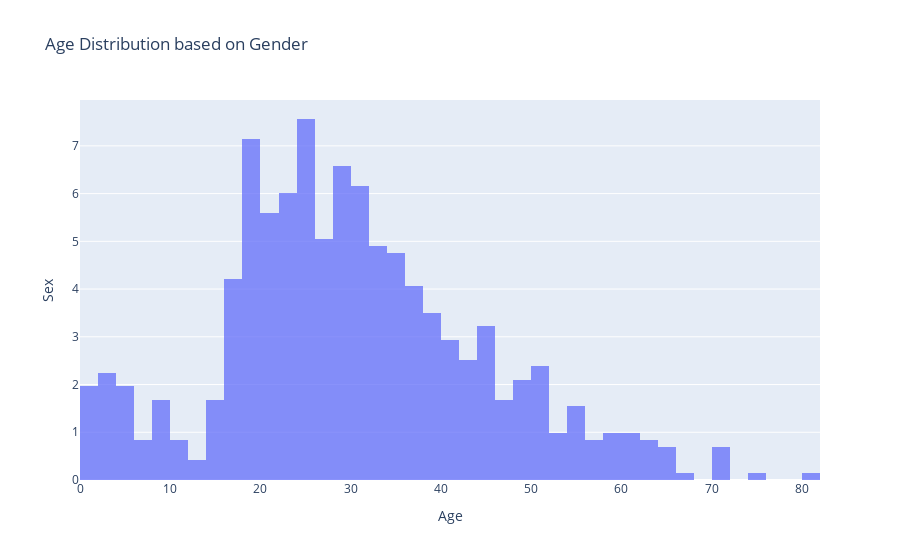

Notebook code for this chart:
### Markdown cell above
Show the age distribution based on gender using a histogram.

### Code cell
#data defining
trace = go.Histogram(x=titanic['Age'],opacity=0.75, name = "Age", histnorm='percent')
data = [trace]
# data layout
layout = go.Layout(title="Age Distribution based on Gender",xaxis=dict(title='Age'),
                   yaxis=dict( title='Sex'),)
fig = go.Figure(data=data, layout=layout)
fig.show()

### Figure 1 — Plotly figure (JSON) as saved in the notebook; plotly's stock layout.template omitted (floating-point values rounded to 4 significant figures; data arrays with more than 128 entries replaced by an {"elided": "..."} marker saying what was removed)
{"data": [{"histnorm": "percent", "name": "Age", "opacity": 0.75, "type": "histogram", "x": {"elided": "891 float values"}}], "layout": {"title": {"text": "Age Distribution based on Gender"}, "xaxis": {"title": {"text": "Age"}}, "yaxis": {"title": {"text": "Sex"}}}}
